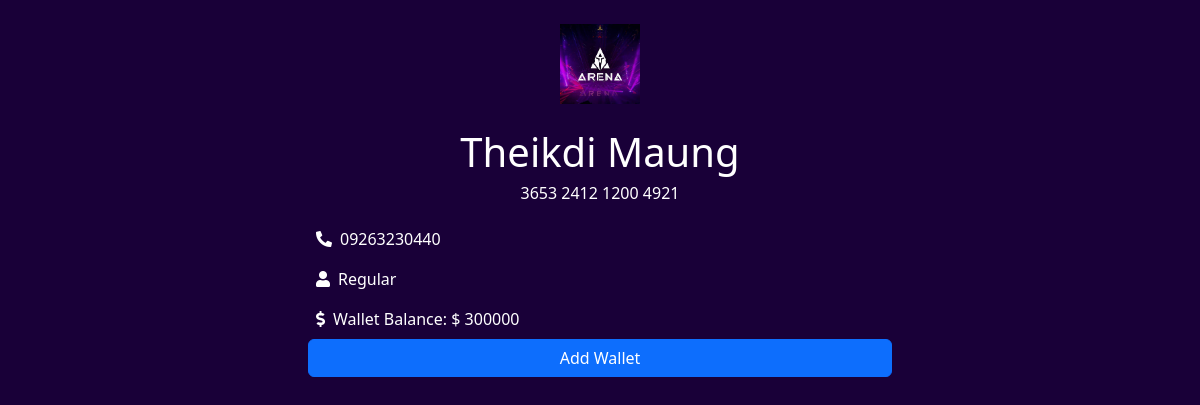
/profile.php (signed in), run on the app's committed database.
### tables this page shows
CREATE TABLE `users` (
  `user_id` int NOT NULL,
  `name` varchar(50) NOT NULL,
  `sex` enum('Male','Female') DEFAULT 'Male',
  `phone` varchar(15) NOT NULL,
  `password_hash` varchar(255) NOT NULL,
  `wallet_balance` int NOT NULL DEFAULT '0',
  `card_number` char(16) DEFAULT NULL,
  `member_type` enum('Regular','VIP') DEFAULT 'Regular',
  `created_date` datetime NOT NULL DEFAULT CURRENT_TIMESTAMP
);

### Arena.php (called while the page is built, shortened)
<?php
class Arena {
    private $db;
    public function __construct($db){
        $this->db = $db;
    }
    public function getUser($id){
        try {
            $stmt = $this->db->prepare("SELECT * FROM users WHERE user_id = :user_id");
            $stmt->bindParam(':user_id', $id);
            $stmt->execute();
            return $stmt->fetch(PDO::FETCH_ASSOC);
        } catch (PDOException $e) {
            header('Location: 404.php');
        }
    }
}
?>

### ArenaUtil.php (called while the page is built, shortened)
<?php
class ArenaUtil {
    public static function formatCardNumber($number) {
        return implode(' ', str_split($number, 4));
    }
}
?>

### profile.php (the view, shortened to what this page needs)
<?php include_once 'header.php'; ?>
<?php
include_once 'Arena.php';
include_once 'ArenaUtil.php';
$arenaUtil = new ArenaUtil();
$arena = new Arena($conn);
$userData = $arena->getUser($_SESSION['user_id']);
if ($userData) {
    $userPhone = $userData['phone'] ;
    $userCardNumber = $userData['card_number'] ;
    $userType = $userData['member_type'] ;
    $userWalletBalance = $userData['wallet_balance'] ;
} else {
    echo "User not found.";
}
?>
<body class="arena-bg">
    <div class="row text-white">
        <div class="col text-center"><img class="m-4" src="assets/img/arena.jpeg" width="80">
            <h1><?= $_SESSION['name'] ?></h1>
            <h6><?= $arenaUtil->formatCardNumber($userCardNumber) ?></h6>
        </div>
    </div>
    <div class="row text-white mt-2">
        <div class="col p-2">
            <div class="d-flex justify-content-between ms-2 mb-2">
                <div><i class="fas fa-phone-alt me-2"></i><span id="reservationDate"><?= $userPhone ?></span></div>
            </div>
            <div class="d-flex justify-content-between ms-2 my-3">
                <div><i class="fas fa-user me-2"></i><span id="price-1"><?= $userType ?></span></div>
            </div>
            <div class="d-flex justify-content-between ms-2 mb-2">
                <div><i class="fas fa-dollar-sign me-2"></i><span id="price-3">Wallet Balance: $ <?= ' '.$userWalletBalance ?></span></div>
            </div><button class="btn btn-primary" type="button" data-bs-target="#modalAddWallet" data-bs-toggle="modal" style="width: 100%;">Add Wallet</button>
        </div>
    </div>
</body>
</html>

### header.php (style rules this page uses)
@media (min-width: 768px) { body { display: block; margin: auto; max-width: 600px; } }
.row { margin-left: 0rem; margin-right: 0rem; }
.arena-bg { background: #190038; }

### data on the page
users: card_number "3653 2412 1200 4921", phone "09263230440", member_type "Regular", wallet_balance "300000"

### other printed values
$_SESSION['name'] "Theikdi Maung"
